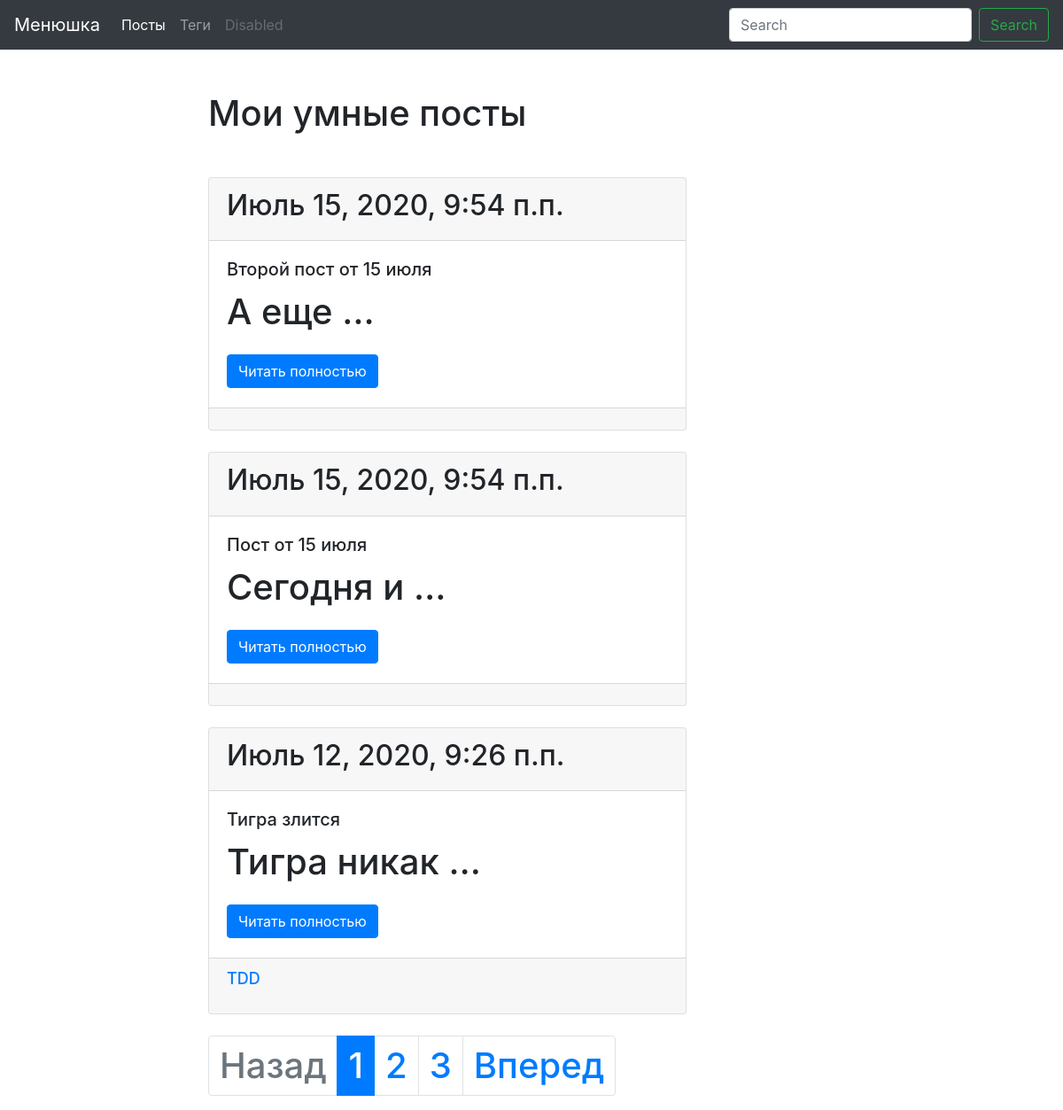
Before: / with the older database file.
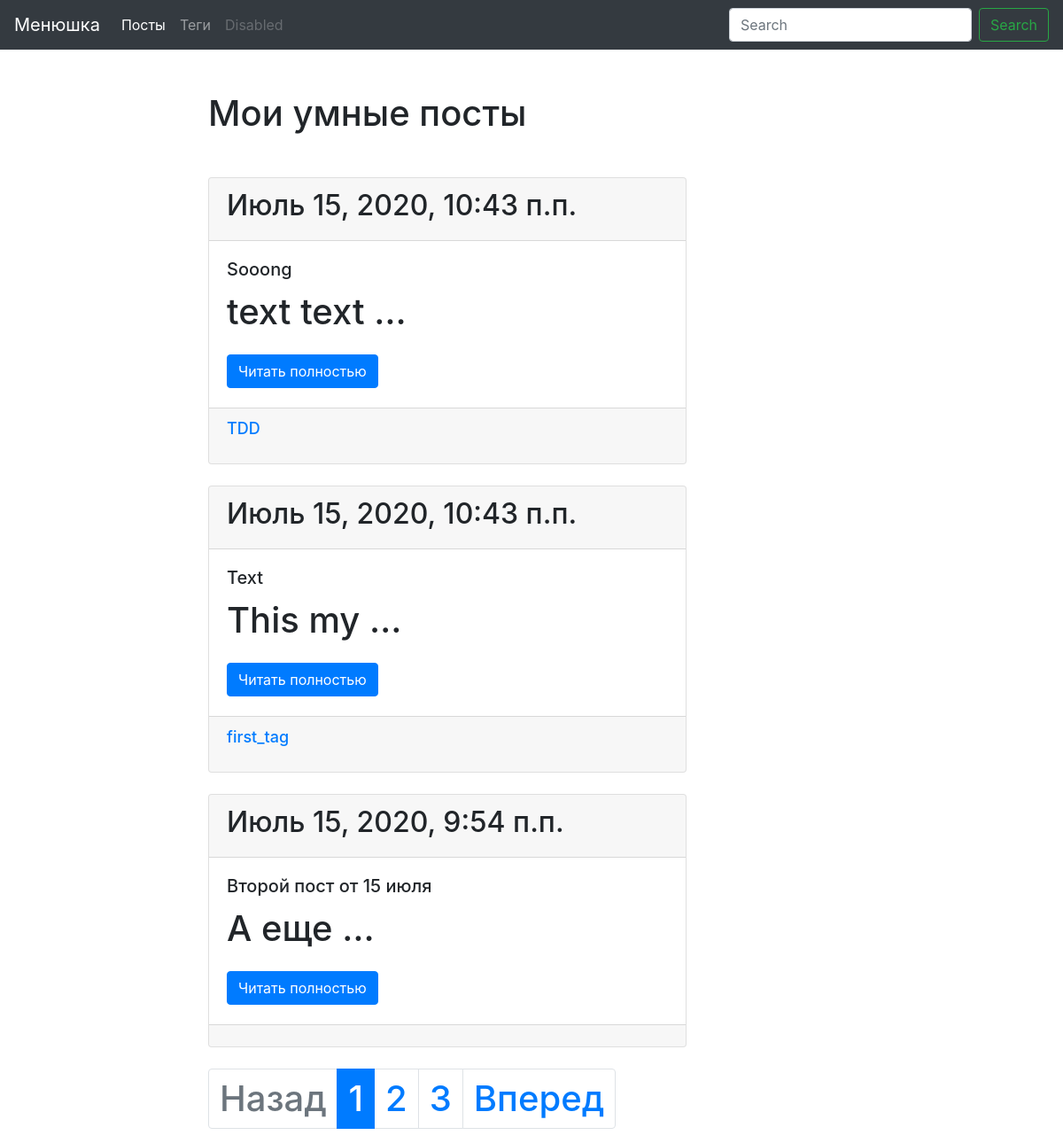
After: the same page with the newer database file.
### pt/models.py (models this page shows, shortened)
class Post(models.Model):
	title = models.CharField(max_length=150, db_index=True)
	slug = models.SlugField(max_length=150, blank=True, unique=True)
	body = models.TextField(blank=True, db_index=True)
	tags = models.ManyToManyField('Tag', blank=True, related_name='posts')
	date_pub = models.DateTimeField(auto_now_add = True)
	def get_absolute_url(self):
		return reverse('post_detail_url', kwargs={'slug': self.slug})
	class Meta:
		ordering = ['-date_pub']

class Tag(models.Model):
	title = models.CharField(max_length=50)
	slug = models.SlugField(max_length=50, unique=True)
	def get_absolute_url(self):
		return reverse('tag_detail_url', kwargs={'slug': self.slug})
	class Meta:
		ordering = ['title']

### pt/views.py (the view)
# urls.py: path('', posts_list, name='posts_list_url'),
def posts_list(request):
	search_query = request.GET.get('search', '')
	if search_query:
		posts = Post.objects.filter(Q(title__icontains=search_query) | Q(body__icontains=search_query))
	else:
		posts = Post.objects.all()
	paginator = Paginator(posts, 3)
	page_number = request.GET.get('page', 1) #page - параметр get-запроса в адресной строке, 1 - ззначение по-умолчанию, на тот случай, если нужного значения page не существует (чтобы не возбуждать исключение)
	page = paginator.get_page(page_number)
	is_paginated = page.has_other_pages()
	if page.has_previous():
		prev_url = '?page={}'.format(page.previous_page_number())
	else:
		prev_url = ''
	if page.has_next():
		next_url = '?page={}'.format(page.next_page_number())
	else:
		next_url=''
	context = {
		'page_object': page,
		'is_paginated': is_paginated,
		'prev_url': prev_url,
		'next_url': next_url
	}
	return render(request, 'pt/index.html', context=context)

### pt/templates/pt/index.html (shortened to what this page needs)
{% extends 'pt/base_blog.html' %}
{% block content %}
	<h1 class="mb-5">Мои умные посты<h1>
	{% for post in page_object.object_list %}
		{% include 'pt/includes/post_card.html' %}
	{% endfor %}
{% endblock %}

### pt/templates/pt/includes/post_card.html
<div class="card mb-4">
	<div class="card-header">
		<h2> {{ post.date_pub }} </h2>
	</div>
	<div class="card-body">
		<h5 class="card-title"> {{ post.title }} </h5>
		<p class="card-text"> {{ post.body|truncatewords:2 }} </p>
		<a href="{{ post.get_absolute_url }}" class="btn btn-primary">Читать полностью</a>
	</div>
	<div class="card-footer text-muted">
		{% for tag in post.tags.all %}
			<a href="{{ tag.get_absolute_url }}" style="font-size: 18px"> <p>{{ tag.title }} </p> </a>
		{% endfor %}
	</div>
</div>

Changed rows visible on the page:
no longer on this page (row unchanged): Post: date_pub "Июль 15, 2020, 9:54 п.п.", title "Пост от 15 июля", body "Сегодня и …"
no longer on this page (row unchanged): Post: date_pub "Июль 12, 2020, 9:26 п.п.", title "Тигра злится", body "Тигра никак …", Tag (title "TDD")
added Post: date_pub "Июль 15, 2020, 10:43 п.п.", title "Sooong", body "text text …", Tag (title "TDD")
added Post: date_pub "Июль 15, 2020, 10:43 п.п.", title "Text", body "This my …"
now on this page (row unchanged): Tag: title "first_tag", shown under "Июль 15, 2020, 10:43 п.п."
